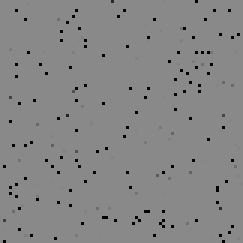
#> input picture packages/GalSim/galsim-2.8.2-cp310-cp310-macosx_14_0_arm64.whl/galsim/share/acs_I_unrot_sci_20_cf.fits, 81 x 81 px (shown 3 times larger)
$ python -i image.py   (imports and definitions only)
#> lines starting #> are read from the running program, lines starting #| are printed output that depends on the picture
#> further down, picture is the input picture: PIL image 81x81 F; 0.29% of the values are NaN or infinite; the others: min -3.39e+38, max 2.89e+38, mean nan
"""Image to ASCII/Braille art converter."""

from io import BytesIO

import httpx
from PIL import Image, ImageEnhance, ImageFilter, ImageOps

# Braille Unicode base: U+2800
# Dot positions (bit values):
# 1 (0x01)  4 (0x08)
# 2 (0x02)  5 (0x10)
# 3 (0x04)  6 (0x20)
# 7 (0x40)  8 (0x80)
BRAILLE_BASE = 0x2800

# Braille dot bit positions for each pixel in a 2x4 cell
# [row][col] -> bit value
BRAILLE_DOTS = [
    [0x01, 0x08],  # row 0
    [0x02, 0x10],  # row 1
    [0x04, 0x20],  # row 2
    [0x40, 0x80],  # row 3
]


def image_to_braille(
    image: Image.Image,
    width: int = 60,
    edge_mode: bool = True,
) -> str:
    """Convert PIL Image to Braille Unicode art.

    Each Braille character represents a 2x4 pixel block.
    """
#> called with width = 60, edge_mode = True
    # Calculate dimensions (2 pixels per char width, 4 pixels per char height)
    char_width = width
    pixel_width = char_width * 2

    # Maintain aspect ratio
    aspect_ratio = image.height / image.width
#> aspect_ratio = 1
    pixel_height = int(pixel_width * aspect_ratio)
#> pixel_height = 120
    # Round up to multiple of 4
    pixel_height = ((pixel_height + 3) // 4) * 4

    # Resize image
    image = image.resize((pixel_width, pixel_height), Image.Resampling.LANCZOS)
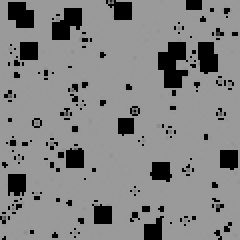
#> image: PIL image 120x120 F (shown 2 times larger); 9.69% of the values are NaN or infinite; the others: min -3.36e+38, max 2.2e+38, mean nan; drawn with min black, max white, NaN and infinite black

    # Convert to grayscale
    image = image.convert("L")
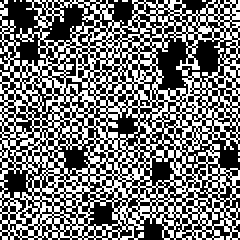
#> image: PIL image 120x120 L (shown 2 times larger); 45.3% white in thin lines or dots

    if edge_mode:
        # Edge detection for line art (better for circle cuts)
        image = image.filter(ImageFilter.FIND_EDGES)
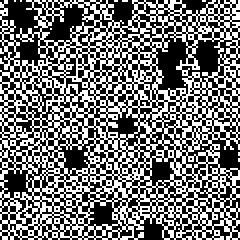
#> image: PIL image 120x120 L (shown 2 times larger); 44.5% white in thin lines or dots
        image = ImageOps.invert(image)
#> image: PIL image 120x120 L; 55.5% white; black in thin lines or dots
        # Enhance contrast
        enhancer = ImageEnhance.Contrast(image)
        image = enhancer.enhance(2.0)
        # Use Otsu-like thresholding
        pixels = list(image.getdata())
#> pixels = 14400 values, max 255 at index 0, min 0 at index 2, mean 141.6
        threshold = sum(pixels) // len(pixels)  # Mean as threshold
#> threshold = 141
    else:
        # Dithering for photos/gradients
        image = image.convert("1", dither=Image.Dither.FLOYDSTEINBERG)
        pixels = list(image.getdata())
        threshold = 1  # Binary image, 0 = black, 255 = white

    pixels = list(image.getdata())

    def get_pixel(x: int, y: int) -> bool:
        """Get pixel value as boolean (True = dark/filled)."""
        if x >= pixel_width or y >= pixel_height:
            return False
        idx = y * pixel_width + x
        if idx >= len(pixels):
            return False
        # Dark pixels become dots
        return pixels[idx] < threshold

    lines = []
    for char_y in range(pixel_height // 4):
        line = []
        for char_x in range(char_width):
            # Calculate braille character for this 2x4 block
            code = BRAILLE_BASE
            px = char_x * 2
            py = char_y * 4

            for row in range(4):
                for col in range(2):
                    if get_pixel(px + col, py + row):
                        code |= BRAILLE_DOTS[row][col]

            line.append(chr(code))
        lines.append("".join(line))
#> this loop made 30 passes

    return "\n".join(lines)


def fetch_image_as_braille(url: str, width: int = 40, edge_mode: bool = False) -> str:
    """Fetch image from URL and convert to Braille art.

    Default width=40 for circle cuts (typically 180x252, tall images).
    Default edge_mode=False uses dithering for better gradation.
    """
    response = httpx.get(url, timeout=30.0)
    response.raise_for_status()

    image = Image.open(BytesIO(response.content))
    return image_to_braille(image, width, edge_mode)

>>> from PIL import Image
>>> picture = Image.open('../../../GalSim/galsim-2.8.2-cp310-cp310-macosx_14_0_arm64.whl/galsim/share/acs_I_unrot_sci_20_cf.fits')
>>> result = image_to_braille(picture)
